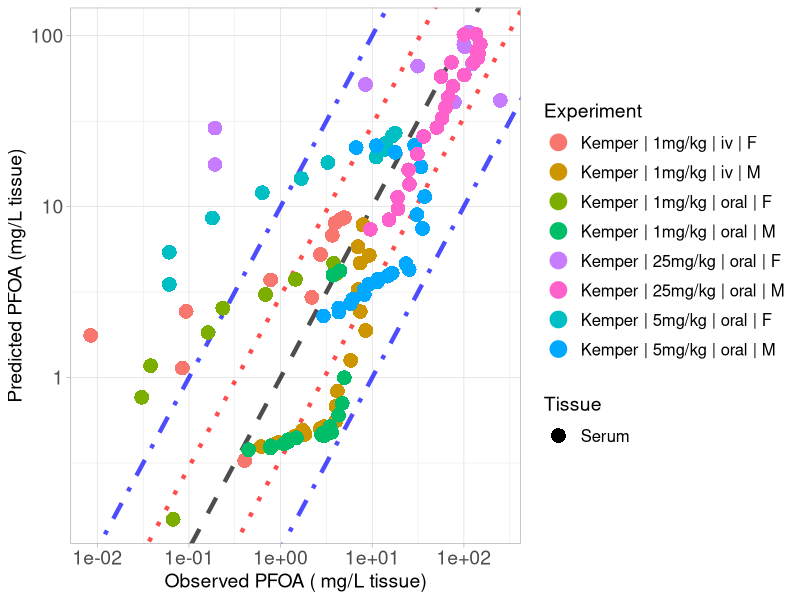

The R source for this figure:
library(ggplot2)

#setwd("C:/Users/ptsir/Documents/GitHub/PFAS_PBK_models/PFOA inhalation Rat/Validation/Validation_results")
setwd("C:/Users/dpjio/Documents/GitHub/PFAS_PBK_models/PFOA inhalation Rat/Validation/Validation_koff_09_lung_different_RAF_bile")

# Load Results 

# 
Kemper_serum_results <- read.csv("Kemper_2003_serum_results.csv", header = T)
Kemper_iv_F_1 <- Kemper_serum_results[Kemper_serum_results$Dose == 1 & Kemper_serum_results$Type == "iv" &
                               Kemper_serum_results$sex == "F", ]
Kemper_iv_F_1$Experiment <- "Kemper | 1mg/kg | iv | F"

Kemper_oral_F_1 <- Kemper_serum_results[Kemper_serum_results$Dose == 1 & Kemper_serum_results$Type == "oral" &
                                 Kemper_serum_results$sex == "F", ]
Kemper_oral_F_1$Experiment <- "Kemper | 1mg/kg | oral | F"

Kemper_oral_F_5 <- Kemper_serum_results[Kemper_serum_results$Dose == 5 & Kemper_serum_results$Type == "oral" &
                                 Kemper_serum_results$sex == "F", ]
Kemper_oral_F_5$Experiment <- "Kemper | 5mg/kg | oral | F"
Kemper_oral_F_25 <- Kemper_serum_results[Kemper_serum_results$Dose == 25 & Kemper_serum_results$Type == "oral" &
                                  Kemper_serum_results$sex == "F", ]
Kemper_oral_F_25$Experiment <- "Kemper | 25mg/kg | oral | F"

Kemper_iv_M_1 <- Kemper_serum_results[Kemper_serum_results$Dose == 1 & Kemper_serum_results$Type == "iv" &
                               Kemper_serum_results$sex == "M", ]
Kemper_iv_M_1$Experiment <- "Kemper | 1mg/kg | iv | M"

Kemper_oral_M_1 <- Kemper_serum_results[Kemper_serum_results$Dose == 1 & Kemper_serum_results$Type == "oral" &
                                 Kemper_serum_results$sex == "M", ]
Kemper_oral_M_1$Experiment <- "Kemper | 1mg/kg | oral | M"

Kemper_oral_M_5 <- Kemper_serum_results[Kemper_serum_results$Dose == 5 & Kemper_serum_results$Type == "oral" &
                                 Kemper_serum_results$sex == "M", ]
Kemper_oral_M_5$Experiment <- "Kemper | 5mg/kg | oral | M"
Kemper_oral_M_25 <- Kemper_serum_results[Kemper_serum_results$Dose == 25 & Kemper_serum_results$Type == "oral" &
                                  Kemper_serum_results$sex == "M", ]
Kemper_oral_M_25$Experiment <- "Kemper | 25mg/kg | oral | M"
# 
# Kudo_high <- Kudo_results[Kudo_results$Dose == 16.560, ] 
# Kudo_high$Experiment <-  "Kudo | 16mg/kg | iv"
# 
# Kim_results <- read.csv("Kim_results.csv", header = T)
# Kim_iv <- Kim_results[Kim_results$Type == "iv",]
# Kim_iv$Experiment <-  "Kim | 1mg/kg | iv"
# 
# Kim_oral <- Kim_results[Kim_results$Type == "oral",]
# Kim_oral$Experiment <-  "Kim | 1mg/kg | oral"


Experiment <- scales::hue_pal()(8)

names(Experiment) <- unique(c( Kemper_iv_F_1$Experiment, Kemper_iv_M_1$Experiment,
                              Kemper_oral_F_1$Experiment,Kemper_oral_M_1$Experiment, Kemper_oral_F_5$Experiment, 
                               
                               Kemper_oral_M_5$Experiment,  Kemper_oral_F_25$Experiment, Kemper_oral_M_25$Experiment))



scatter_plot <- ggplot()+
  geom_abline(intercept = log10(1), slope = 1, linetype = "dashed", color = "black", linewidth = 1.5, alpha = 0.7) +  # Identity line in log10 scale
  geom_abline(intercept = log10(3), slope = 1, linetype = "dotted", color = "red", linewidth = 1.5, alpha = 0.7) +  # +3-fold error line
  geom_abline(intercept = log10(1/3), slope = 1, linetype = "dotted", color = "red", linewidth = 1.5, alpha = 0.7) +  # -3-fold error line
  geom_abline(intercept = log10(10), slope = 1, linetype = "dotdash", color = "blue", linewidth = 1.5, alpha = 0.7) +  # +10-fold error line
  geom_abline(intercept = log10(1/10), slope = 1, linetype = "dotdash", color = "blue", linewidth = 1.5, alpha = 0.7) +  # -10-fold error line
  geom_point(data = Kemper_iv_F_1, aes(x=Observed, y=Predicted, color = Experiment, shape = Tissue), size=4, stroke = 1.5)+
  geom_point(data = Kemper_oral_F_1, aes(x=Observed, y=Predicted, color = Experiment, shape = Tissue), size=4, stroke = 1.5)+
  geom_point(data = Kemper_oral_F_5, aes(x=Observed, y=Predicted, color = Experiment, shape = Tissue), size=4, stroke = 1.5)+
  geom_point(data = Kemper_oral_F_25, aes(x=Observed, y=Predicted, color = Experiment, shape = Tissue), size=4, stroke = 1.5)+
  geom_point(data = Kemper_iv_M_1, aes(x=Observed, y=Predicted, color = Experiment, shape = Tissue), size=4, stroke = 1.5)+
  geom_point(data = Kemper_oral_M_1, aes(x=Observed, y=Predicted, color = Experiment, shape = Tissue), size=4, stroke = 1.5)+
  geom_point(data = Kemper_oral_M_5, aes(x=Observed, y=Predicted, color = Experiment, shape = Tissue), size=4, stroke = 1.5)+
  geom_point(data = Kemper_oral_M_25, aes(x=Observed, y=Predicted, color = Experiment, shape = Tissue), size=4, stroke = 1.5)+
  scale_y_log10()+
  scale_x_log10()+
  scale_color_manual(values = Experiment)+
  theme(legend.spacing.y = unit(1, 'cm')) +
  guides(fill = guide_legend(byrow = TRUE))+
  theme_light()+
  labs(y = "Predicted PFOA (mg/L tissue)",
       x = "Observed PFOA ( mg/L tissue)")+
  theme(plot.title = element_text(hjust = 0.5),
        legend.key.size = unit(0.75, 'cm'),  
        legend.title = element_text(size=14),
        legend.text = element_text(size=12,  hjust = 0),
        axis.text = element_text(size = 14),
        axis.title = element_text(size = 14),
        )

#print(scatter_plot)

ggsave("validation_plot_PFOA_serum.png", scatter_plot, width = 11, height = 7, units = "in", dpi = 300)
